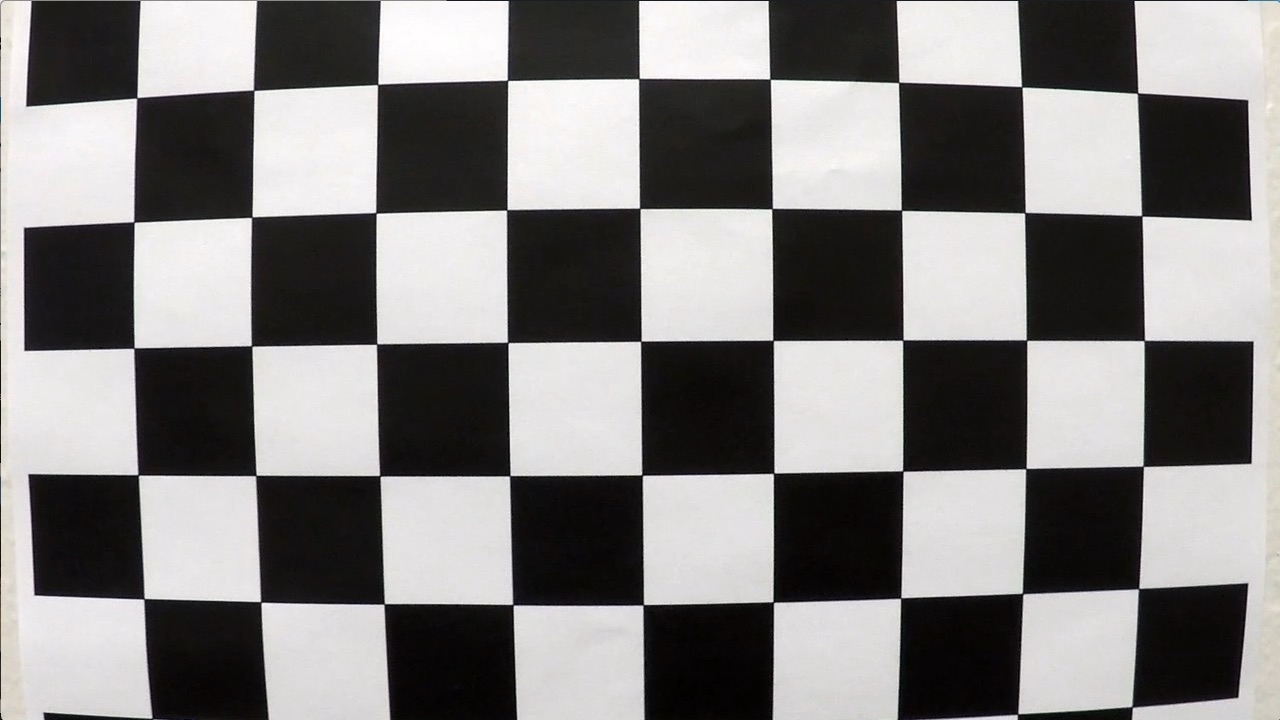
#> input picture camera_cal/calibration1.jpg, 1280 x 720 px; its folder holds 4 pictures in this run
$ python masked_test_video.py   (older library calls are emulated)
#> lines starting #> are read from the running program, lines starting #| are printed output that depends on the picture
### modules/camera_calibrator.py
import numpy as np
import cv2
import logging
class Camera_Calibrator:
    """ class that handles camera calibration """
    def __init__(self, filenames, nx, ny):
        """
        filenames: chestboard image file names used for camera calibration
        nx: number of vertices in x dir
        ny: number of vertices in y dir
         """
#> called with nx = 6, ny = 9
        logging.info("[Camera_Calibrator] Initializing...")
        objp = np.zeros((ny*nx,3), np.float32)
        objp[:,:2] = np.mgrid[0:ny,0:nx].T.reshape(-1,2)
        # Step through the list and search for chessboard corners
        img = None
        for fname in filenames:
            img = cv2.imread(fname)
#> img is the input picture: shape (720, 1280, 3); mean B, G, R 127.8, 128.4, 130.1
            gray = cv2.cvtColor(img,cv2.COLOR_BGR2GRAY)
            # Find the chessboard corners
            ret, corners = cv2.findChessboardCorners(gray, (9,6),None)
#> ret = False; corners = None
            # If found, add object points, image points
            if ret == True:
                self.objpoints.append(objp)
                self.imgpoints.append(corners)
        logging.debug("[Camera_calibrator] Obtained {} sets of obj and img points".format(len(self.objpoints)))
        ret, self.mtx, self.dist, rvecs, tvecs = cv2.calibrateCamera(self.objpoints, self.imgpoints, img.shape[1:], None, None)
        logging.info("[Camera_Calibrator] Done!")

    def undistort(self, img):
        """
        Apply a distortion correction to the image
        Returns the undistorted image
        """
        undist = cv2.undistort(img, self.mtx, self.dist, None, self.mtx)
        return undist

    objpoints = [] # 3d points in real world space
    imgpoints = [] # 2d points in image plane.
    mtx = None # camera matrix
    dist = None # distance coefficients

### modules/perspective_transformer.py
import cv2
import numpy as np
import logging
class PerspectiveTransformer:
    """ class that handles perspective transformation """
    def __init__(self, src, dst):
        """ src: source points
        dst: destination points """
        logging.info("[Perspective_Transformer] Initializing...")
        self.M = cv2.getPerspectiveTransform(src, dst)
        self.Minv = np.linalg.inv(self.M)
        logging.info("[Perspective_Transformer] Done!")

    # [9 lines left out: function warp, not called in this run]

    M = None
    Minv = None

### modules/lane_finder.py
import numpy as np
import modules.line as line
import cv2
import matplotlib.pyplot as plt
import logging
class Lane_Finder:
    """ class that handles lane line finding """
    def __init__(self, img_shape):
        """ img_shape: image shape used by the lane finder. Lane_Finder assumes all camara images are of the same size """
        logging.info("[Lane_Finder] Initializing...")
        self.img_shape = img_shape
        logging.debug("[Lane_Finder] Image shape: {}.".format(self.img_shape))
        self.window_height = np.int(self.img_shape[0]//self.nwindows)
        self.ploty = np.linspace(0, self.img_shape[0]-1, self.img_shape[0])
        self.y_eval = np.max(self.ploty)
        self.left_line = line.Line()
        self.right_line = line.Line()
        self.pixel_to_real = np.array([self.xm_per_pix / self.ym_per_pix ** 2, self.xm_per_pix / self.ym_per_pix, self.xm_per_pix])
        logging.info("[Lane_Finder] Done!")

    # [154 lines left out: functions process_frame, __get_line, __get_inds_sliding_window, __get_inds_prior, __is_valid, __visualize, not called in this run]

    left_line = line.Line() # left history
    right_line = line.Line() # right history
    nwindows = 7 # number of windows
    window_height = None # height of windows - based on nwindows above and image shape
    margin_sliding_window = 70 # width of the windows +/- margin
    margin_polynomial = 35 # width of the polynomial +/- margin
    minpix = 50 # minimum number of pixels found to recenter window
    img_shape = None # image shape produced by the camera
    xm_per_pix = 3.7/700 # meters per pixil in x dir
    ym_per_pix = 30/720  # meters per pixil in y dir
    pixel_to_real = None  # scale by which each coefficient term need to be scaled to convert from pixel space to real
    diff_thresh = [0.0001, 0.1, 100]
    ploty = [] # y values for plotting
    y_eval = None # y value of the image bottom, evaluate curvature with it
    binary_masked = [] # binary masked image for debugging

### modules/line.py
import numpy as np
from statistics import mean
class Line():
    """ class that holds lane line info """
    def __init__(self):
        # inceases when a detection is good, decreases when a detection is bad
        # range is between 0 to 5, 0 means no confidence in the current dectection, should reset; 5 means high confidence
        self.confidence_level = 0
        # polynomial coefficients of the current fit of the line
        self.curr_fit = []
        # weighted average of the recent fits.
        self.average_fit = []
        # x values calculated using coefficients averaged over the last n iterations
        self.best_fitx = []
        # radius of curvatures of frames in the current window. When several frames are cummulated, caculate average.
        self.cumulated_rad_of_curvs = []
        # radius of curvature of the line in meters, averaged over the last several frames
        self.radius_of_curvature = None
        # distances in the current window. When several frames are cummulated, caculate average.
        self.cumulated_line_base_pos = []
        # distance in meters of vehicle center from the line, average over the last several frames
        self.line_base_pos = None

    # [8 lines left out: function add_fit, not called in this run]

    coef = 0.6 # exponential smoothing coefficent

### masked_test_video.py
import modules.camera_calibrator as cc
import modules.perspective_transformer as pt
import modules.thresholding as th
import modules.lane_finder as lf
import modules.util as util

import glob
import cv2
import os
import numpy as np
import matplotlib.pyplot as plt
import matplotlib.image as mpimg
from moviepy.editor import VideoFileClip
import logging

src_path = os.getcwd() # src dir path
logging.basicConfig(level=logging.INFO, format='%(asctime)s - %(levelname)s - %(message)s')

# Initialize camera calibrator
filenames = glob.glob(src_path + '/camera_cal/calibration*.jpg')
calibrator = cc.Camera_Calibrator(filenames, 6, 9)

# Loading a sample image
sample = mpimg.imread(src_path + '/test_images/straight_lines1.jpg')
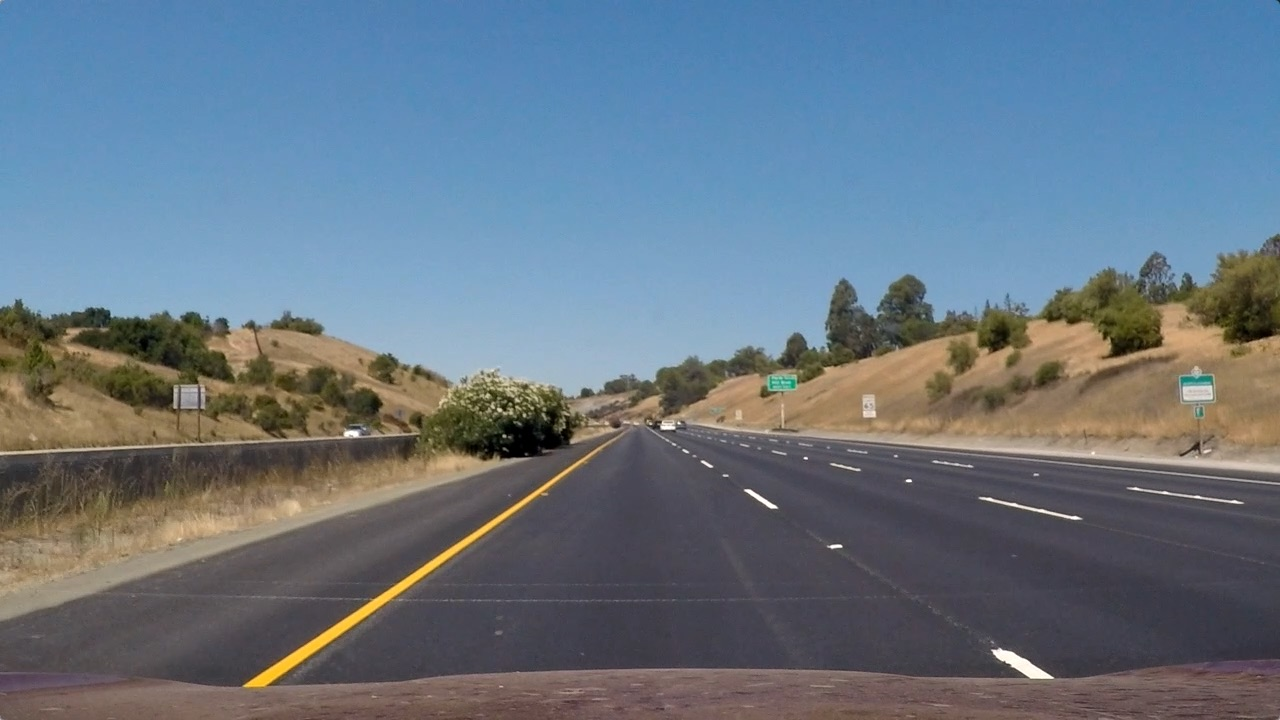
#> input picture test_images/straight_lines1.jpg, 1280 x 720 px
#> sample is the input picture: shape (720, 1280, 3); mean R, G, B 103.2, 117.7, 131.2
sample_undistorted = calibrator.undistort(sample)
#> in undistort, `undist = cv2.undistort(img, self.mtx, self.dist, None, self.mtx)`:
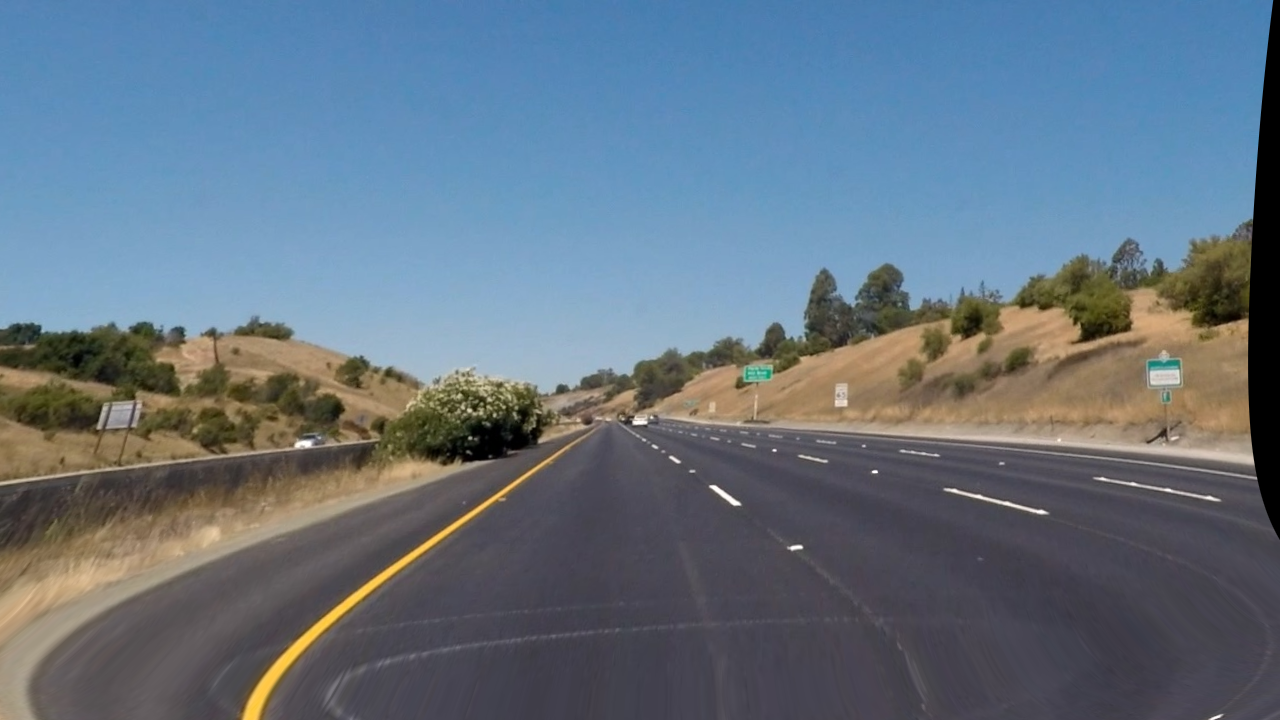
#> undist: shape (720, 1280, 3); mean R, G, B 99.9, 115.1, 129
img_size = sample_undistorted.shape
#> img_size = (720, 1280, 3)

# Initialize perspective transformer
src = np.float32(
 [[(img_size[1] / 2) - 60, img_size[0] / 2 + 99],
 [((img_size[1] / 6) - 10), img_size[0]],
 [(img_size[1] * 5 / 6) + 60, img_size[0]],
 [(img_size[1] / 2 + 63), img_size[0] / 2 + 100]])
dst = np.float32(
 [[(img_size[1] / 4), 0],
 [(img_size[1] / 4), img_size[0]],
 [(img_size[1] * 3 / 4), img_size[0]],
 [(img_size[1] * 3 / 4), 0]])
persp_transformer = pt.PerspectiveTransformer(src, dst)

# Pipeline
def process_image(image):
    """ process the image, find lane lines
    returns an image of lane area plotted back down onto the road. """
    undist = calibrator.undistort(image) # undistort
    binary = th.get_binary(undist) # thresholding
    warped = persp_transformer.warp(binary) # perspective transform
    lane_finder.process_frame(warped) # find lane line
    final_out = lane_finder.binary_masked # get binary masked image
    return final_out

# Generate video
lane_finder = lf.Lane_Finder(sample.shape)
#> (the run stopped early here; a loop or call above may not have finished)
